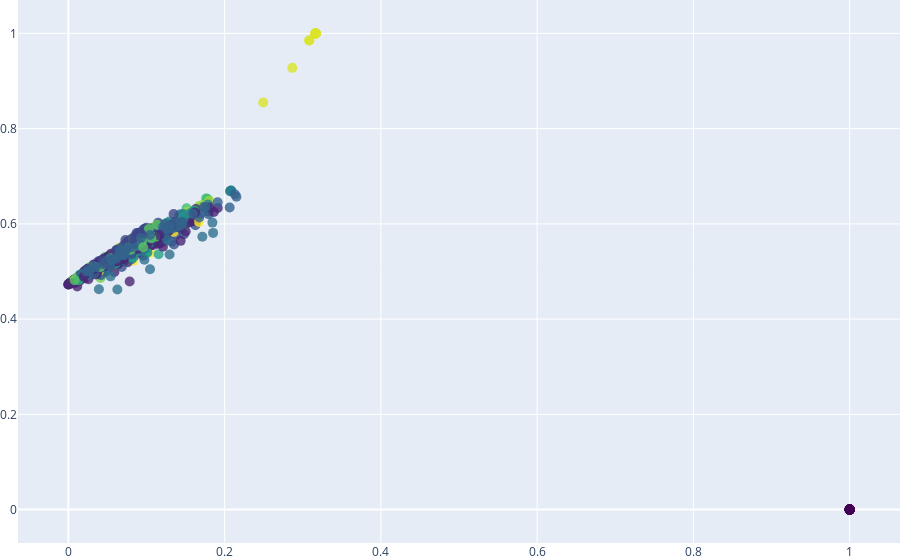

Source (notebook cell):
### Code cell
fig = build_2d_figure(df, predicted_classes, truncated_embeddings)
fig.show()

### Figure 1 — Plotly figure (JSON) as saved in the notebook; plotly's stock layout.template omitted (floating-point values rounded to 4 significant figures; data arrays with more than 128 entries replaced by an {"elided": "..."} marker saying what was removed)
{"data": [{"hovertext": {"elided": "971 str values"}, "marker": {"color": {"elided": "971 int values"}, "colorscale": [[0, "#440154"], [0.1111, "#482878"], [0.2222, "#3e4989"], [0.3333, "#31688e"], [0.4444, "#26828e"], [0.5556, "#1f9e89"], [0.6667, "#35b779"], [0.7778, "#6ece58"], [0.8889, "#b5de2b"], [1, "#fde725"]], "opacity": 0.8, "size": 10}, "mode": "markers", "type": "scatter", "x": {"elided": "971 float values"}, "y": {"elided": "971 float values"}}], "layout": {"margin": {"b": 0, "l": 0, "r": 0, "t": 0}}}
